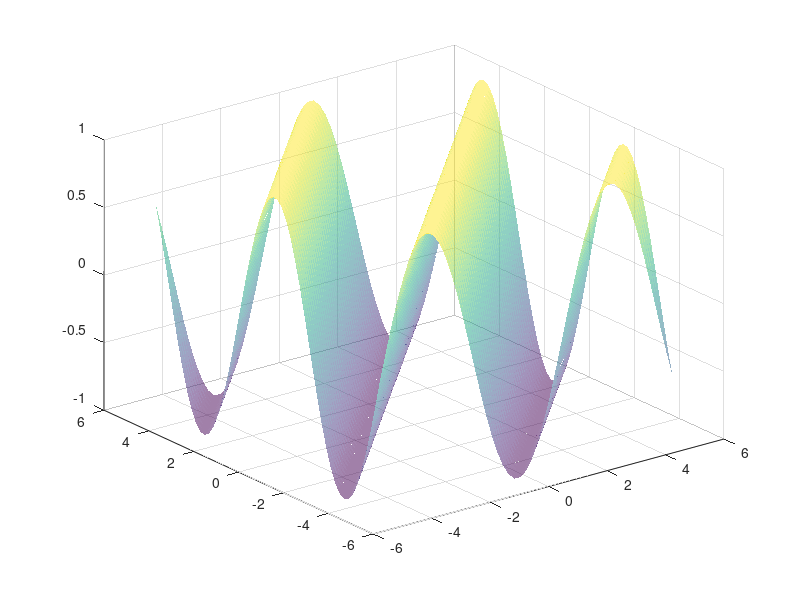

Source code (MATLAB):
clear all
close all
clc

[x, y] = meshgrid(-5:0.2:5, -5:0.2:5); %Datos x,y a sustituir en z
z = sin(x-y); %Vector z
figure(1)
surf(x,y,z, 'FaceAlpha', 0.5, 'EdgeColor', 'none')
%plot3(x,y,z)
%surfl(x,y,z)
%mesh(x,y,z)
